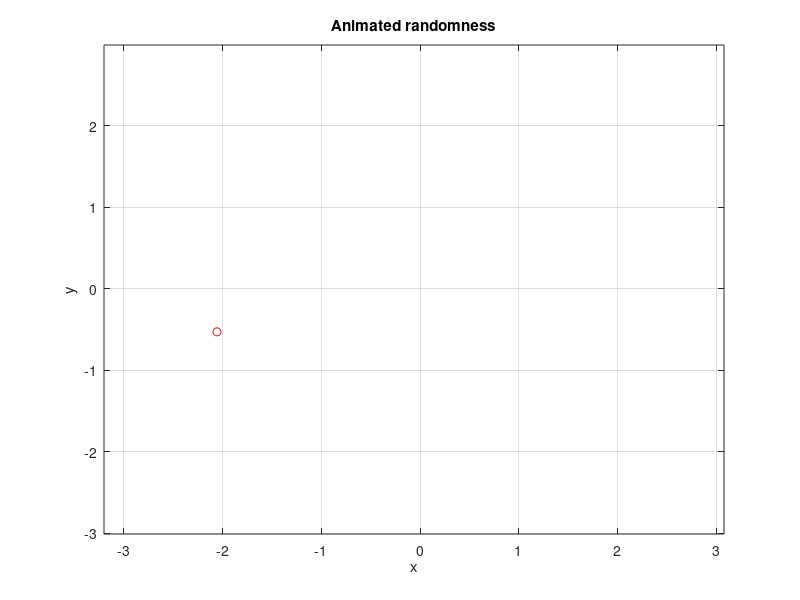

MATLAB code for this plot: (Note: this script raises an error after producing the figure.)
clear all;
close all;
clc;

addpath("../animation_functions/");

N = 300;
Ts = 0.01;

t = 0 : Ts : (N-1) * Ts;

x = randn(1, length(t));
y = randn(1, length(t));

figure;
h = plot(x(1),y(1), 'ro');
xlabel('x');
ylabel('y');
title('Animated randomness');
grid;
xlim([min(x), max(x)]);
ylim([min(y), max(y)]);

options.save_path = "Animated_Randomness";
Animate(@(ii)anim_fun(ii,h,x,y), N, Ts, options);

function anim_fun(ii, h, x, y)
    h.XData = [h.XData x(ii)];
    h.YData = [h.YData y(ii)];
end